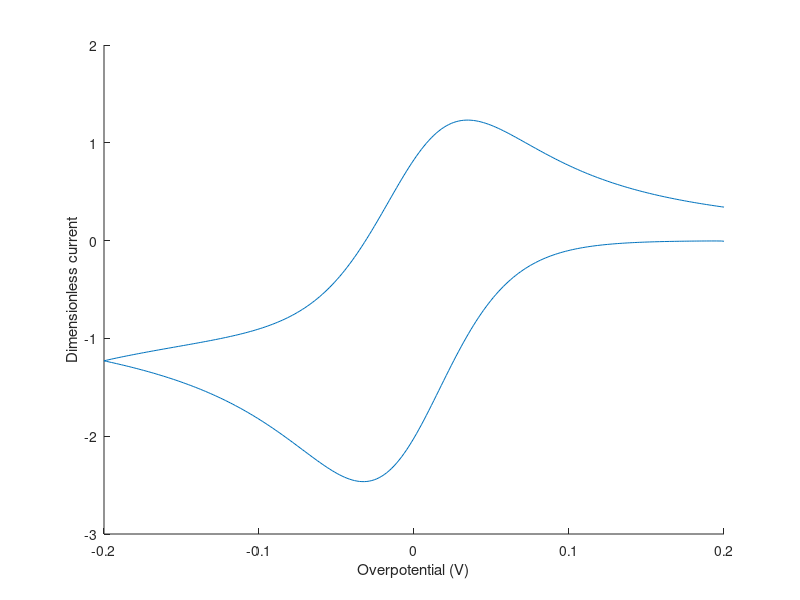

Write the MATLAB code that produced this figure.
%%%%%%%%%%%%%%%%%%%%%%%%%%%%%%%%%%%%%%%%%%%%%%%%%%
% CVsim.m - Cyclic voltammetry simulation
% Peter Attia
% Based on Bard and Faulkner, Appendix B
% EC mechanism
% Updated September 24, 2017

% This version adheres more strictly to the Bard and Faulkner
% dimensionless variable convention. I recommend Brown's formulation
% ('CVsim.m') for a more intuitive understanding of the simulation.
%%%%%%%%%%%%%%%%%%%%%%%%%%%%%%%%%%%%%%%%%%%%%%%%%%

clear, clc, close all

%% INDEPENDENT VARIABLES %%
C      = 1.0;    % [=] mol/cm^3, initial concentration of O. Default = 1.0
D      = 1E-5;   % [=] cm^2/s, O & R diffusion coefficient. Default = 1E-5
etai   = +0.2;   % [=] V, initial overpotential (relative to redox potential). Default = +0.2
etaf   = -0.2;   % [=] V, final overpotential (relative to redox potential). Default = -0.2
v      = 1E-3;   % [=] V/s, sweep rate. Default = 1E-3
n      = 1.0;    % [=] number of electrons transfered. Default = 1
alpha  = 0.5;    % [=] dimensionless charge-transfer coefficient. Default = 0.5
k0     = 1E-2;   % [=] cm/s, electrochemical rate constant. Default = 1E-2
kc     = 1E-3;   % [=] 1/s, chemical rate constant. Default = 1E-3
T      = 298.15; % [=] K, temperature. Default = 298.15

%% CONSTANTS %%
F      = 96485;   % [=] C/mol, Faraday's constant
R      = 8.3145;  % [=] J/mol-K, ideal gas constant
f      = F/(R*T); % [=] 1/V, normalized Faraday's constant at room temperature

%% SIMULATION VARIABLES %%
L      = 500;    % [=] number of iterations per t_k (pg 790). Default = 500
DM     = 0.45;   % [=] model diffusion coefficient (pg 788). Default = 0.45

%% DERIVED CONSTANTS %%
tk  = 2*(etai-etaf)/v;    % [=] s, characteristic exp. time (pg 790). In this case, total time of fwd and rev scans
Dt  = tk/L;               % [=] s, delta time (Eqn B.1.10, pg 790)
Dx  = sqrt(D*Dt/DM);      % [=] cm, delta x (Eqn B.1.13, pg 791)
j   = ceil(4.2*L^0.5)+5;  % number of boxes (pg 792-793). If L~200, j=65

%% REVERSIBILITY PARAMETERS %%
ktk    = kc*tk              % dimensionless kinetic parameter (Eqn B.3.7, pg 797)
km     = ktk/L              % normalized dimensionless kinetic parameter (see bottom of pg 797)
Lambda = k0/(D*f*v)^0.5     % dimensionless reversibility parameter (Eqn 6.4.4, pg. 236-239)

%%% CHEMICAL REVERSIBILITY WARNING %%%
if km>0.1
    warning(['k_c*t_k/l equals ' num2str(km) ...
        ', which exceeds the upper limit of 0.1 (see B&F, pg 797)'])
end

%% PRE-INITIALIZATION %%
k = 0:L;                % time index vector
t = Dt * k;             % time vector
eta1 = etai - v*t;      % overpotential vector, negative scan
eta2 = etaf + v*t;      % overpotential vector, positive scan
eta = [eta1(eta1>etaf) eta2(eta2<=etai)]'; % overpotential scan, both directions
Enorm = eta*f;          % normalized overpotential
kf = (k0*(tk/D)^0.5).*exp(  -alpha *n*Enorm); % dimensionless fwd rate constant (pg 799)
kb = (k0*(tk/D)^0.5).*exp((1-alpha)*n*Enorm); % dimensionless rev rate constant (pg 799)

O = C*ones(L+1,j); % [=] mol/cm^3, concentration of O
R = zeros(L+1,j);  % [=] mol/cm^3, concentration of R
Z = zeros(1,L+1);  % dimensionless flux of O at the surface

%% START SIMULATION %%
% k = time index. j = distance index
for i1 = 1:L+1
    % Update flux
    Z(i1)   = ( kf(i1).*O(i1,2) - kb(i1).*R(i1,2) ) ./ (1 + kf(i1) + kb(i1));

    % Update surface concentrations
    O(i1,1) = O(i1,2) - Z(i1);
    R(i1,1) = R(i1,2) + Z(i1) - km*R(i1,1);

    % Update bulk concentrations of O and R
    for i2 = 2:j-1
        O(i1+1,i2) = O(i1,i2) + DM*(O(i1,i2+1)+O(i1,i2-1)-2*O(i1,i2));

        R(i1+1,i2) = R(i1,i2) + DM*(R(i1,i2+1)+R(i1,i2-1)-2*R(i1,i2)) ...
            - km * R(i1,i2);
    end
end

%% PLOT RESULTS %%
% Sometimes length(eta) = length(Z) + 1. If this is the case, truncate last value
if length(eta) > length(Z)
    eta = eta(1:end-1);
end
hold on, plot(eta,-Z.*16)
xlabel('Overpotential (V)'), ylabel('Dimensionless current')
